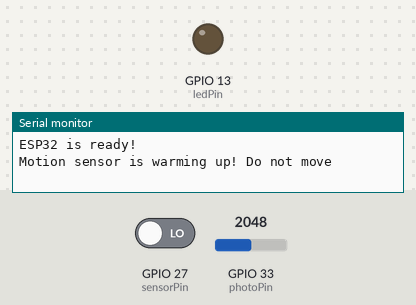
Recording of a sketch running on a simulated ESP32. Parts: output pins drawn as LEDs (lit = HIGH), the last lines printed to the serial monitor. The test bench sets the inputs (shaded band); at power-on: GPIO 27 (sensorPin) LOW, GPIO 33 (photoPin) = 2048.

Above: at 18.0 s.
18.1 s: GPIO 27 (sensorPin) driven HIGH
At 21.2 s:
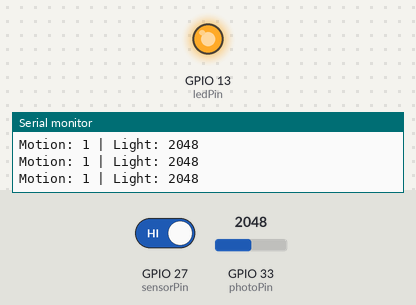
21.5 s: GPIO 27 (sensorPin) driven LOW
At 22.7 s:
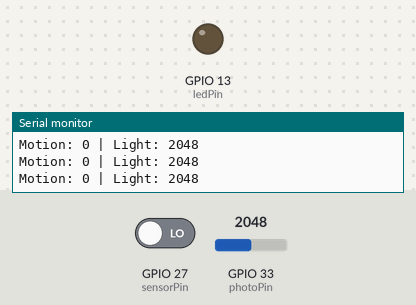
Timing chart, 0 to 24.5 s (numbered marks = the images above; inputs shaded):
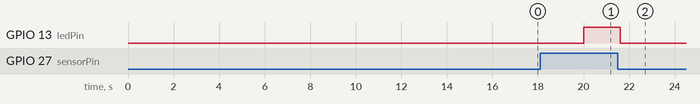

The sketch:

04-automated-LED-with-motion-and-lightning.ino
```cpp
const int ledPin = 13;
const int photoPin = 33;
const int sensorPin = 27;

unsigned long warmupStartTime;
bool isWarmedUp = false;
const unsigned long WARMUP_DURATION = 20000;

void setup() {
  pinMode(ledPin, OUTPUT);
  pinMode(sensorPin, INPUT);

  Serial.begin(115200);
  Serial.println("\nESP32 is ready!");
  Serial.println("Motion sensor is warming up! Do not move");

  warmupStartTime = millis();

}

void loop() {
  if (!isWarmedUp) {
    if (millis() - warmupStartTime >= WARMUP_DURATION) {
      isWarmedUp = true;
      Serial.println("Motion sensor started!");
    } else {
      return;
    }
  }

  int isMoving = digitalRead(sensorPin);
  int lightValue = analogRead(photoPin);
  Serial.printf("Motion: %d | Light: %d\n", isMoving, lightValue);
  if(isMoving == 1 && lightValue > 1500){
    digitalWrite(ledPin, HIGH);
  }else{
    digitalWrite(ledPin, LOW);
  }
  delay(200);
}
```

Measured:
- after the input at 18.1 s, GPIO 13 (ledPin): LOW → HIGH after 1.9 s
- after the input at 21.5 s, GPIO 13 (ledPin): HIGH → LOW after 0.10 s
